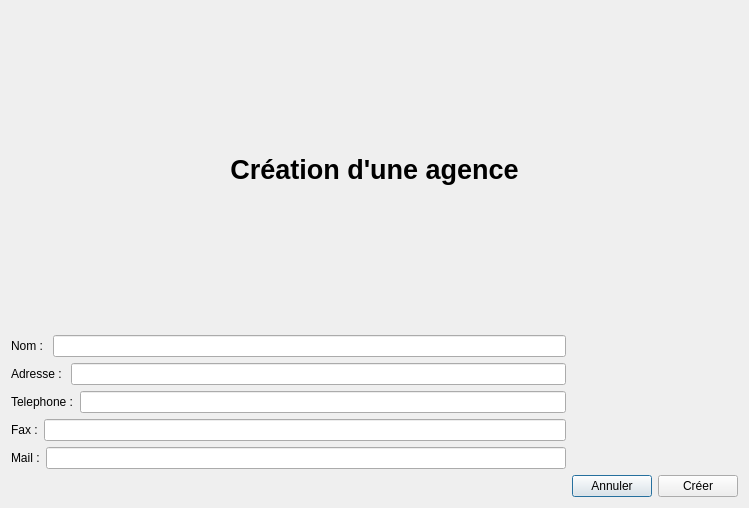
<?xml version="1.0" encoding="UTF-8"?>
<ui version="4.0">
 <class>DialogCreerAgence</class>
 <widget class="QDialog" name="DialogCreerAgence">
  <property name="geometry">
   <rect>
    <x>0</x>
    <y>0</y>
    <width>749</width>
    <height>508</height>
   </rect>
  </property>
  <property name="windowTitle">
   <string>Dialog</string>
  </property>
  <layout class="QGridLayout" name="gridLayout">
   <item row="0" column="0" colspan="2">
    <widget class="QLabel" name="labelTitreDialogAgence">
     <property name="layoutDirection">
      <enum>Qt::LeftToRight</enum>
     </property>
     <property name="text">
      <string>&lt;html&gt;&lt;head/&gt;&lt;body&gt;&lt;p align=&quot;center&quot;&gt;&lt;span style=&quot; font-size:20pt; font-weight:600;&quot;&gt;Création d'une agence&lt;/span&gt;&lt;/p&gt;&lt;/body&gt;&lt;/html&gt;</string>
     </property>
    </widget>
   </item>
   <item row="1" column="0">
    <layout class="QHBoxLayout" name="horizontalLayout_5">
     <item>
      <widget class="QLabel" name="labelNomAgence">
       <property name="text">
        <string>Nom : </string>
       </property>
      </widget>
     </item>
     <item>
      <widget class="QLineEdit" name="lineEditNomAgence"/>
     </item>
    </layout>
   </item>
   <item row="2" column="0">
    <layout class="QHBoxLayout" name="horizontalLayout_4">
     <item>
      <widget class="QLabel" name="labelAdresseAgence">
       <property name="text">
        <string>Adresse : </string>
       </property>
      </widget>
     </item>
     <item>
      <widget class="QLineEdit" name="lineEditAdresseAgence"/>
     </item>
    </layout>
   </item>
   <item row="3" column="0">
    <layout class="QHBoxLayout" name="horizontalLayout_3">
     <item>
      <widget class="QLabel" name="labelTelephoneAgence">
       <property name="text">
        <string>Telephone :</string>
       </property>
      </widget>
     </item>
     <item>
      <widget class="QLineEdit" name="lineEditTelephoneAgence"/>
     </item>
    </layout>
   </item>
   <item row="4" column="0">
    <layout class="QHBoxLayout" name="horizontalLayout_2">
     <item>
      <widget class="QLabel" name="labelFaxAgence">
       <property name="text">
        <string>Fax :</string>
       </property>
      </widget>
     </item>
     <item>
      <widget class="QLineEdit" name="lineEditFaxAgence"/>
     </item>
    </layout>
   </item>
   <item row="5" column="0">
    <layout class="QHBoxLayout" name="horizontalLayout">
     <item>
      <widget class="QLabel" name="labelMailAgence">
       <property name="text">
        <string>Mail :</string>
       </property>
      </widget>
     </item>
     <item>
      <widget class="QLineEdit" name="lineEditMailAgence"/>
     </item>
    </layout>
   </item>
   <item row="6" column="1">
    <layout class="QHBoxLayout" name="horizontalLayout_6">
     <item>
      <widget class="QPushButton" name="pushButtonAnnulerCreation">
       <property name="text">
        <string>Annuler</string>
       </property>
      </widget>
     </item>
     <item>
      <widget class="QPushButton" name="pushButtonCreerAgence">
       <property name="text">
        <string>Créer</string>
       </property>
      </widget>
     </item>
    </layout>
   </item>
  </layout>
 </widget>
 <resources/>
 <connections/>
</ui>
